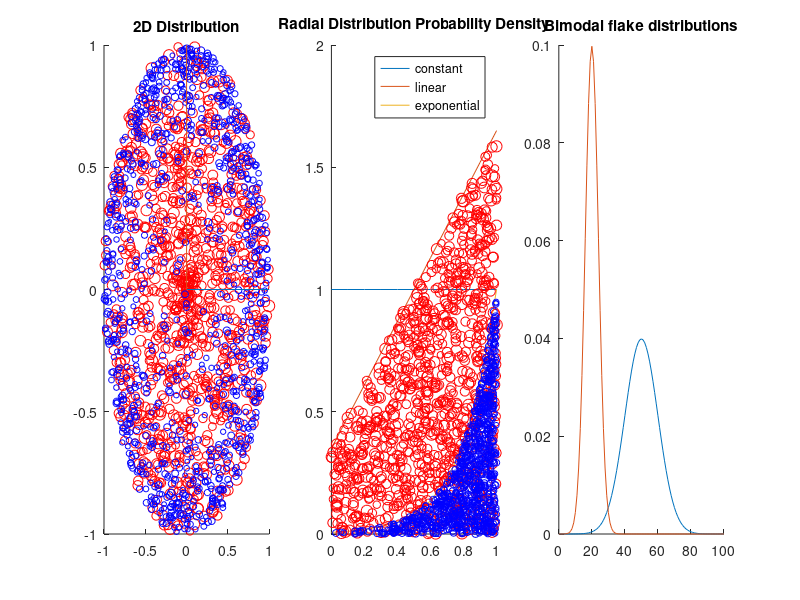

The MATLAB source for this figure:
clear all;
close all;

tic;

%% PLOTTING DISTRIBUTION BOUNDS

% X-RANGE [x]
xlim = 1;
samples = 10;
x = 0:(1/samples):xlim;

% CONSTANT DISTRIBUTION [y_k]
y_k = [];
for i=1:samples+1
    yi_k = 1;
    y_k = [y_k, yi_k];
end

% LINEAR DISTRIBUTION [y_l] % max value for m = 2
y_l = [];
m = 1.3; % only edit this value
c = 1-(xlim/2)*m;
for i=1:samples+1
    yi_l = m*x(i)+c;
    y_l = [y_l, yi_l];
end

% EXPONENTIAL DISTRIBUTION [y_e] % 1-x
y_e = [];
a = 5;
for i=1:samples+1
    yi_e = exp(-a*(1-x(i)));
    y_e = [y_e, yi_e];
end

%% GENERATING RANDOM SAMPLES, 2D DISTRIBUTIONS

% variables
N = 1000;       % number of stochastic samples
N_mean = 50;     % flake size
N_var = 10;    % flake variance

% declaring empty arrays
x_values = [];
y_values = [];
a_values = [];
s_values = [];
x1_values = [];
y1_values = [];
quadrant = 1;
count = 0;

while count < N
    rng_x = rand(1);
    
    % LINEAR
    y = m*rng_x + c;
    y_max = m*1 + c;
    
    % EXPONENTIAL
    %a = 5;
    %y = 1 * exp(-a*(xlim-rng_x));
    %y_max = 1 * exp(0);
    
    rng_y = rand(1)*(y_max);
    rng_a = rand(1)*2*pi/4;
    rng_s = N_mean + randn(1)*N_var;
    

    
    % evaluating whether values fall within probability density
    if (rng_y < y)
        x_values = [x_values, rng_x];
        y_values = [y_values, rng_y]; % this line is irrelevant to 2D distribution
        a_values = [a_values, rng_a];
        s_values = [s_values, rng_s];
        
        h = rng_x;  % h is the hypoteneuse
        dx = h - h*cos(rng_a);
        dy = h*sin(rng_a);
        
        % assigning points across each quadrant
        if quadrant == 1
            x1_values = [x1_values, (h - dx)];
            y1_values = [y1_values, (+dy)];
        
        elseif quadrant == 2
            x1_values = [x1_values, (-h + dx)];
            y1_values = [y1_values, (+dy)];
        
        elseif quadrant == 3
            x1_values = [x1_values, (-h + dx)];
            y1_values = [y1_values, (-dy)];
        
        elseif quadrant == 4
            x1_values = [x1_values, (+h - dx)];
            y1_values = [y1_values, (-dy)];
        end
        
        % increment counter
        if quadrant == 4
            quadrant = 1;
        else
            quadrant = quadrant + 1;
        end
        count = count + 1;
    end
end

%%  REPEATING FOR A SECOND SAMPLE SET

% variables
N2 = 1000;      % number of stochastic samples
N2_mean = 20;     % flake size
N2_var = 4;    % flake variance

% declaring empty arrays
x_values_s2 = [];
y_values_s2 = [];
a_values_s2 = [];
s_values_s2 = [];
x1_values_s2 = [];
y1_values_s2 = [];
quadrant = 1;
count = 0;

while count < N2
    rng_x = rand(1);
    
    % LINEAR
    %y = m*rng_x + c;
    %y_max = m*1 + c;
    
    % EXPONENTIAL
    a = 5;
    y = 1 * exp(-a*(xlim-rng_x));
    y_max = 1 * exp(0);
    
    rng_y = rand(1)*y_max;
    rng_a = rand(1)*2*pi/4;
    rng_s = N2_mean + randn(1)*N2_var;
    
    % LINEAR
    %y = m*rng_x + c;
    
    % EXPONENTIAL
    a = 5;
    y = 1 * exp(-a*(xlim-rng_x));
    
    % evaluating whether values fall within probability density
    if (rng_y < y)
        x_values_s2 = [x_values_s2, rng_x];
        y_values_s2 = [y_values_s2, rng_y]; % this line is irrelevant to 2D distribution
        a_values_s2 = [a_values_s2, rng_a];
        s_values_s2 = [s_values_s2, rng_s];
        
        h = rng_x;  % h is the hypoteneuse
        dx = h - h*cos(rng_a);
        dy = h*sin(rng_a);
        
        % assigning points across each quadrant
        if quadrant == 1
            x1_values_s2 = [x1_values_s2, (h - dx)];
            y1_values_s2 = [y1_values_s2, (+dy)];
        
        elseif quadrant == 2
            x1_values_s2 = [x1_values_s2, (-h + dx)];
            y1_values_s2 = [y1_values_s2, (+dy)];
        
        elseif quadrant == 3
            x1_values_s2 = [x1_values_s2, (-h + dx)];
            y1_values_s2 = [y1_values_s2, (-dy)];
        
        elseif quadrant == 4
            x1_values_s2 = [x1_values_s2, (+h - dx)];
            y1_values_s2 = [y1_values_s2, (-dy)];
        end
        
        % increment counter
        if quadrant == 4
            quadrant = 1;
        else
            quadrant = quadrant + 1;
        end
        count = count + 1;
    end
end

%% RNG DISTRIBUTION ACROSS CIRCLE(MONTE CARLO METHOD)
% for circle of radius 1

r_dist_x = [];
r_dist_y = [];

for i=1:N
    r_x = rand(1);
    r_y = rand(1);
    r_ylim = sqrt(1 - r_x^2);
    if r_y < r_ylim
        r_dist_x = [r_dist_x, r_x];
        r_dist_y = [r_dist_y, r_y];
    end
end

%% PLOTTING

figure(1);
set(figure(1), 'Position', [100, 100, 1500, 400]);

% 2D circular distribution
subplot(1,3,1)
title('2D Distribution')
hold on
scatter(x1_values, y1_values, s_values, 'r');
scatter(x1_values_s2, y1_values_s2, s_values_s2, 'b');
axis([-xlim, xlim, -xlim, xlim]);
%also plot +x,+y lines
plot([0,1],[0,0]);
plot([0,0],[0,1]);
hold off

% 1D distribution
subplot(1,3,2)
title('Radial Distribution Probability Density')
hold on
plot(x,y_k);
plot(x,y_l);
plot(x,y_e);
scatter(x_values, y_values, s_values, 'r');
scatter(x_values_s2, y_values_s2, s_values_s2, 'b');
legend('constant', 'linear', 'exponential');
axis([0,1,0,2]);
hold off

% Bimodal distribution
subplot(1,3,3)
title('Bimodal flake distributions')
hold on
x = [0:1:100];
norm = normpdf(x,N_mean,N_var);
norm2 = normpdf(x,N2_mean, N2_var);
plot(x,norm);
plot(x,norm2);
hold off

%FIGURE(2): 
%figure(2);
%set(figure(2), 'Position', [550, 100, 1000, 400]);
%subplot(1,2,1)
%title('Random Sampling within a circle');
%scatter(r_dist_x, r_dist_y);
%axis([0,1,0,1]);
%subplot(1,2,2)
%title('Probability density across x');
%bins = 50;
%[areaDistribution, binAreas] = hist(r_dist_y, bins);
%bar(binAreas, areaDistribution, 'BarWidth', 1.0);
%axis([0,1,0,inf]);

% displaying analysis time
t = toc;
disp('Time for analysis (sec):')
disp(t)
